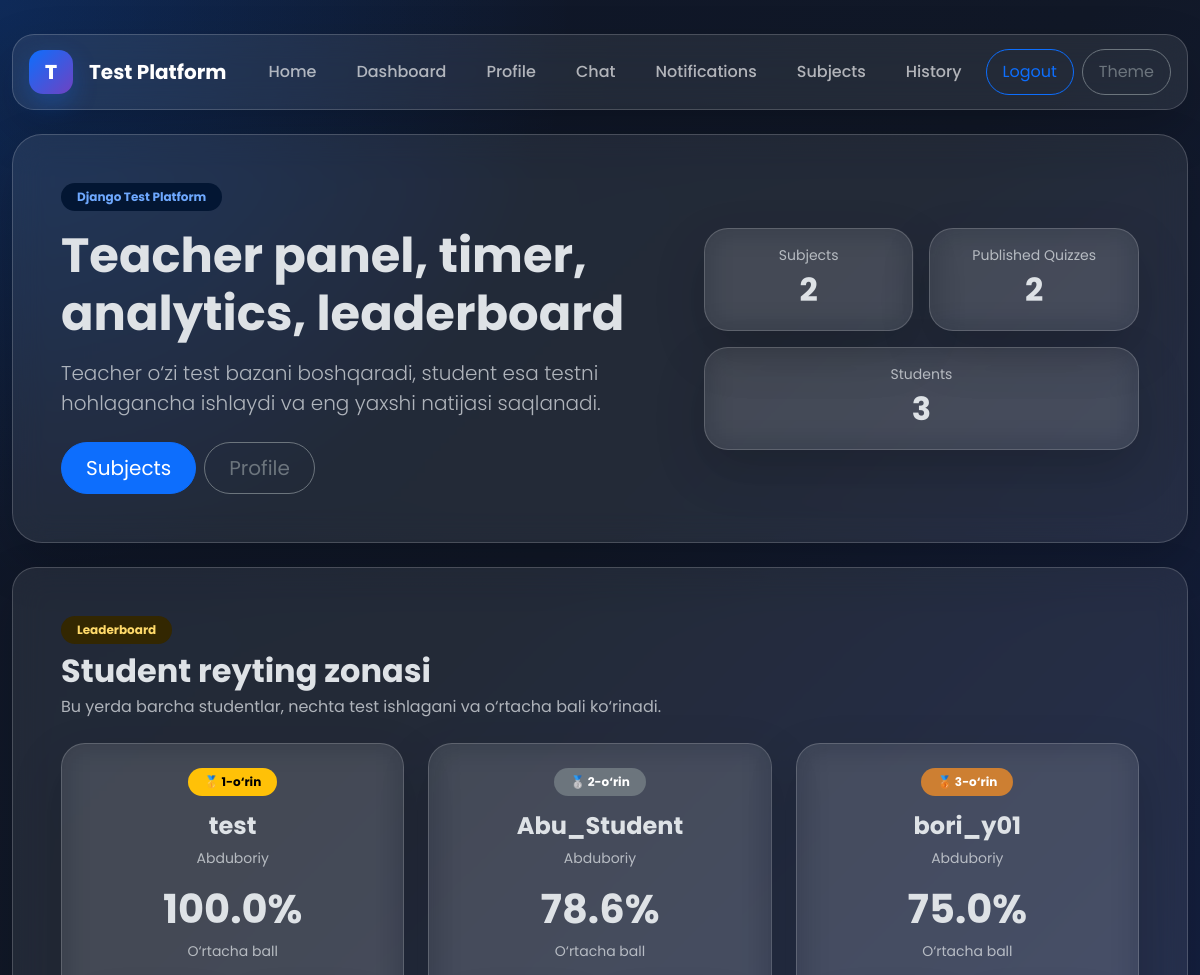
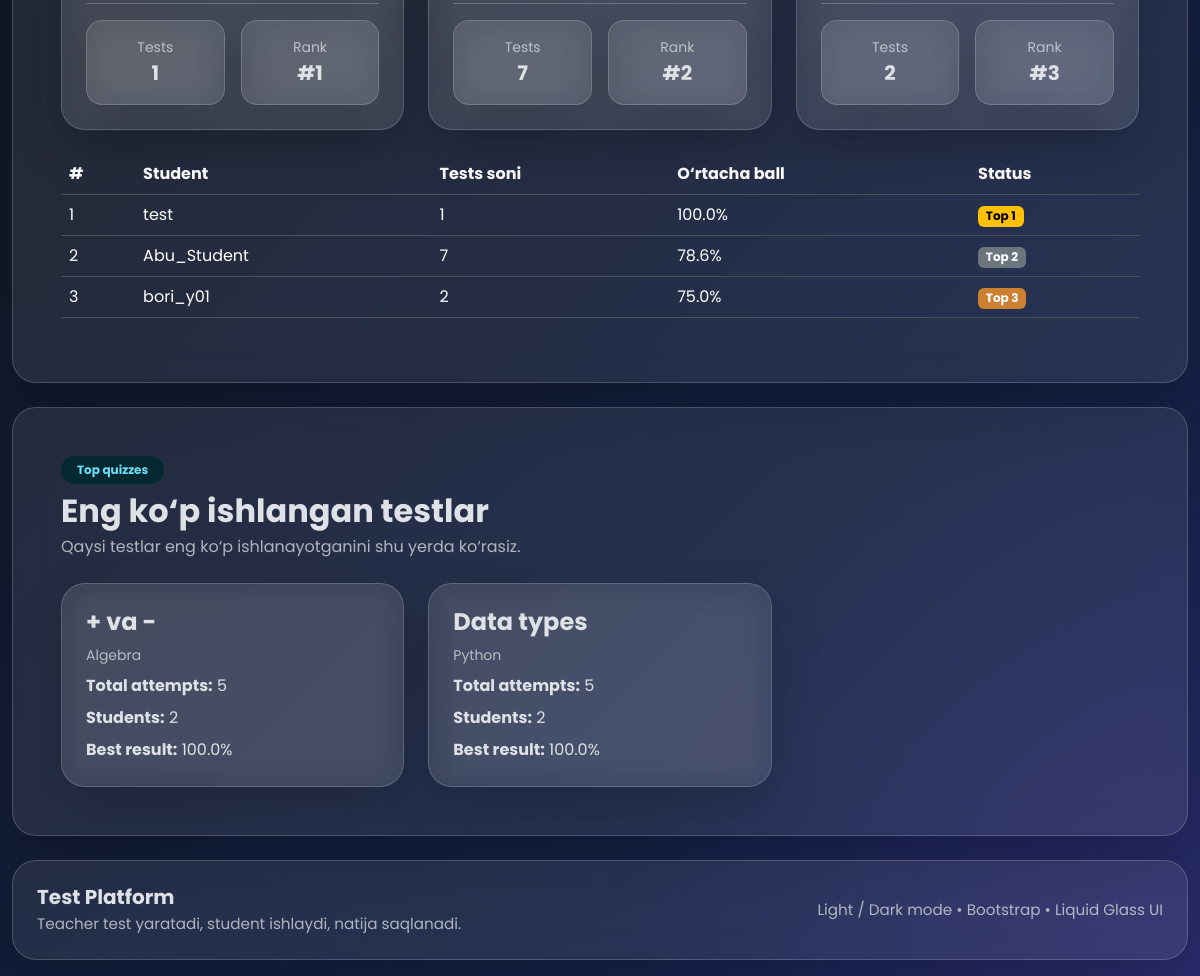
Screenshot of / (signed in) with the database file from the repository (2 pictures, top to bottom).
### accounts/models.py (models this page shows, shortened)
class User(AbstractUser):
    ROLE_CHOICES = (
        ('teacher', 'Teacher'),
        ('student', 'Student'),
    )
    role = models.CharField(
        max_length=20,
        choices=ROLE_CHOICES,
        default='student'
    )
    avatar = models.ImageField(
        upload_to='avatars/',
        blank=True,
        null=True
    )
    birth_date = models.DateField(
        blank=True,
        null=True
    )
    telegram_username = models.CharField(
        max_length=100,
        blank=True,
        null=True,
        help_text="Masalan: @username"
    )
    telegram_id = models.CharField(
        max_length=50,
        blank=True,
        null=True,
        help_text="Telegram chat ID (bot ishlashi uchun kerak)"
    )
    instagram = models.CharField(
        max_length=255,
        blank=True,
        null=True
    )
    bio = models.TextField(
        blank=True,
        null=True
    )

### quiz/models.py (models this page shows, shortened)
class Quiz(models.Model):
    STATUS_CHOICES = (
        ('draft', 'Draft'),
        ('published', 'Published'),
        ('archived', 'Archived'),
    )
    DIFFICULTY_CHOICES = (
        ('easy', 'Easy'),
        ('medium', 'Medium'),
        ('hard', 'Hard'),
    )
    subject = models.ForeignKey(Subject, on_delete=models.CASCADE, related_name='quizzes')
    title = models.CharField(max_length=255)
    description = models.TextField(blank=True, null=True)
    duration_minutes = models.PositiveIntegerField(default=10)
    pass_percentage = models.PositiveIntegerField(default=60)
    status = models.CharField(max_length=20, choices=STATUS_CHOICES, default='draft')
    difficulty = models.CharField(max_length=20, choices=DIFFICULTY_CHOICES, default='medium')
    randomize_questions = models.BooleanField(default=False)
    randomize_choices = models.BooleanField(default=False)
    created_by = models.ForeignKey(
        settings.AUTH_USER_MODEL,
        on_delete=models.CASCADE,
        related_name='teacher_quizzes'
    )
    created_at = models.DateTimeField(auto_now_add=True)
    class Meta:
        ordering = ['-created_at']

class Subject(models.Model):
    name = models.CharField(max_length=255)
    description = models.TextField(blank=True, null=True)
    created_by = models.ForeignKey(
        settings.AUTH_USER_MODEL,
        on_delete=models.CASCADE,
        related_name='teacher_subjects'
    )
    created_at = models.DateTimeField(auto_now_add=True)
    class Meta:
        ordering = ['-created_at']

### quiz/views.py (the view)
# urls.py: path("", home_view, name="home"),
def home_view(request):
    subjects_count = Subject.objects.count()
    quizzes_count = Quiz.objects.filter(status="published").count()
    students_count = User.objects.filter(role="student").count()
    leaderboard_students = User.objects.filter(role="student").annotate(
        completed_tests=Count(
            "attempts",
            filter=Q(attempts__is_completed=True),
            distinct=True,
        ),
        avg_percentage=Coalesce(
            Avg("attempts__percentage", filter=Q(attempts__is_completed=True)),
            Value(0.0),
            output_field=FloatField(),
        ),
    ).order_by("-avg_percentage", "-completed_tests", "username")
    leaderboard_students = list(leaderboard_students)
    top_students = leaderboard_students[:3]
    other_students = leaderboard_students[3:]
    most_attempted_quizzes = (
        Quiz.objects.annotate(
            total_attempts=Count("attempts", filter=Q(attempts__is_completed=True)),
            unique_students=Count(
                "attempts__student",
                filter=Q(attempts__is_completed=True),
                distinct=True,
            ),
            best_result=Coalesce(
                Max("attempts__percentage", filter=Q(attempts__is_completed=True)),
                Value(0.0),
                output_field=FloatField(),
            ),
        )
        .filter(total_attempts__gt=0)
        .order_by("-total_attempts", "-unique_students", "title")[:6]
    )
    return render(
        request,
        "home.html",
        {
            "subjects_count": subjects_count,
            "quizzes_count": quizzes_count,
            "students_count": students_count,
            "top_students": top_students,
            "other_students": other_students,
            "most_attempted_quizzes": most_attempted_quizzes,
        },
    )

### templates/home.html (shortened to what this page needs)
{% extends 'base.html' %}
{% block content %}
<div class="glass hero-card p-4 p-lg-5 mb-4">
    <div class="row align-items-center g-4">
        <div class="col-lg-7">
            <span class="badge bg-primary-subtle text-primary-emphasis rounded-pill px-3 py-2 mb-3">
                Django Test Platform
            </span>
            <h1 class="display-5 fw-bold mb-3">
                Teacher panel, timer, analytics, leaderboard
            </h1>
            <p class="lead opacity-75 mb-4">
                Teacher o‘zi test bazani boshqaradi, student esa testni hohlagancha ishlaydi va
                eng yaxshi natijasi saqlanadi.
            </p>
            <div class="d-flex flex-wrap gap-2">
                {% if not request.user.is_authenticated %}
                    <a href="/accounts/register/" class="btn btn-primary btn-lg rounded-pill px-4">
                        Boshlash
                    </a>
                    <a href="/accounts/login/" class="btn btn-outline-light btn-lg rounded-pill px-4">
                        Login
                    </a>
                {% elif request.user.role == 'student' %}
                    <a href="/quiz/subjects/" class="btn btn-primary btn-lg rounded-pill px-4">
                        Subjects
                    </a>
                    <a href="/accounts/profile/" class="btn btn-outline-secondary btn-lg rounded-pill px-4">
                        Profile
                    </a>
                {% endif %}
            </div>
        </div>
        <div class="col-lg-5">
            <div class="row g-3">
                <div class="col-6">
                    <div class="glass main-card p-3 text-center h-100">
                        <div class="small opacity-75">Subjects</div>
                        <div class="fs-2 fw-bold">{{ subjects_count }}</div>
                    </div>
                </div>
                <div class="col-6">
                    <div class="glass main-card p-3 text-center h-100">
                        <div class="small opacity-75">Published Quizzes</div>
                        <div class="fs-2 fw-bold">{{ quizzes_count }}</div>
                    </div>
                </div>
                <div class="col-12">
                    <div class="glass main-card p-3 text-center h-100">
                        <div class="small opacity-75">Students</div>
                        <div class="fs-2 fw-bold">{{ students_count }}</div>
                    </div>
                </div>
            </div>
        </div>
    </div>
</div>
<div class="glass main-card p-4 p-lg-5 mb-4">
    <div class="d-flex justify-content-between align-items-center flex-wrap gap-3 mb-4">
        <div>
            <span class="badge bg-warning-subtle text-warning-emphasis rounded-pill px-3 py-2 mb-2">
                Leaderboard
            </span>
            <h2 class="fw-bold mb-1">Student reyting zonasi</h2>
            <p class="opacity-75 mb-0">
                Bu yerda barcha studentlar, nechta test ishlagani va o‘rtacha bali ko‘rinadi.
            </p>
        </div>
    </div>
    <div class="row g-4 mb-4">
        {% for student in top_students %}
            <div class="col-lg-4">
                <div class="glass main-card p-4 h-100 text-center">
                    <div class="mb-3">
                        {% if forloop.counter == 1 %}
                            <span class="badge text-bg-warning rounded-pill px-3 py-2">🥇 1-o‘rin</span>
                        {% elif forloop.counter == 2 %}
                            <span class="badge text-bg-secondary rounded-pill px-3 py-2">🥈 2-o‘rin</span>
                        {% else %}
                            <span class="badge rounded-pill px-3 py-2" style="background:#cd7f32; color:white;">
                                🥉 3-o‘rin
                            </span>
                        {% endif %}
                    </div>
                    <h4 class="fw-bold mb-2">{{ student.username }}</h4>
                    <div class="small opacity-75 mb-3">{{ student.first_name|default:"Student" }}</div>
                    <div class="display-6 fw-bold mb-2">{{ student.avg_percentage|floatformat:1 }}%</div>
                    <div class="small opacity-75">O‘rtacha ball</div>
                    <hr>
                    <div class="row g-3 text-center">
                        <div class="col-6">
                            <div class="glass rounded-4 p-3">
                                <div class="small opacity-75">Tests</div>
                                <div class="fw-bold fs-5">{{ student.completed_tests }}</div>
                            </div>
                        </div>
                        <div class="col-6">
                            <div class="glass rounded-4 p-3">
                                <div class="small opacity-75">Rank</div>
                                <div class="fw-bold fs-5">#{{ forloop.counter }}</div>
                            </div>
                        </div>
                    </div>
                </div>
            </div>
        {% empty %}
            <div class="col-12">
                <div class="alert alert-info rounded-4 mb-0">Hali studentlar yo‘q.</div>
            </div>
        {% endfor %}
    </div>
    <div class="table-responsive">
        <table class="table align-middle">
            <thead>
                <tr>
                    <th>#</th>
                    <th>Student</th>
                    <th>Tests soni</th>
                    <th>O‘rtacha ball</th>
                    <th>Status</th>
                </tr>
            </thead>
            <tbody>
                {% for student in top_students %}
                    <tr>
                        <td>{{ forloop.counter }}</td>
                        <td>{{ student.username }}</td>
                        <td>{{ student.completed_tests }}</td>
                        <td>{{ student.avg_percentage|floatformat:1 }}%</td>
                        <td>
                            {% if forloop.counter == 1 %}
                                <span class="badge text-bg-warning">Top 1</span>
                            {% elif forloop.counter == 2 %}
                                <span class="badge text-bg-secondary">Top 2</span>
                            {% else %}
                                <span class="badge" style="background:#cd7f32; color:white;">Top 3</span>
                            {% endif %}
                        </td>
                    </tr>
                {% endfor %}
            </tbody>
        </table>
    </div>
</div>
<div class="glass main-card p-4 p-lg-5">
    <div class="d-flex justify-content-between align-items-center flex-wrap gap-3 mb-4">
        <div>
            <span class="badge bg-info-subtle text-info-emphasis rounded-pill px-3 py-2 mb-2">
                Top quizzes
            </span>
            <h2 class="fw-bold mb-1">Eng ko‘p ishlangan testlar</h2>
            <p class="opacity-75 mb-0">
                Qaysi testlar eng ko‘p ishlanayotganini shu yerda ko‘rasiz.
            </p>
        </div>
    </div>
    <div class="row g-4">
        {% for quiz in most_attempted_quizzes %}
            <div class="col-lg-4 col-md-6">
                <div class="glass main-card p-4 h-100">
                    <h4 class="fw-bold">{{ quiz.title }}</h4>
                    <div class="small opacity-75 mb-2">{{ quiz.subject.name }}</div>
                    <div class="mb-2">
                        <strong>Total attempts:</strong> {{ quiz.total_attempts }}
                    </div>
                    <div class="mb-2">
                        <strong>Students:</strong> {{ quiz.unique_students }}
                    </div>
                    <div>
                        <strong>Best result:</strong> {{ quiz.best_result|floatformat:1 }}%
                    </div>
                </div>
            </div>
        {% empty %}
            <div class="col-12">
                <div class="alert alert-info rounded-4">Hali ishlangan testlar yo‘q.</div>
            </div>
        {% endfor %}
    </div>
</div>
{% endblock %}

### templates/base.html (style rules this page uses)
:root { --glass-bg: rgba(255, 255, 255, 0.08); --glass-bg-strong: rgba(255, 255, 255, 0.12); --glass-border: rgba(255, 255, 255, 0.18); --glass-shadow: 0 20px 50px rgba(0, 0, 0, 0.18); --dark-bg-1: #0f172a; --dark-bg-2: #111827; --dark-bg-3: #172554; --light-bg-1: #f5f7ff; --light-bg-2: #eef3ff; --light-bg-3: #f9fbff; }
* { box-sizing: border-box; }
html, body { min-height: 100%; }
body { font-family: 'Poppins', sans-serif; background: radial-gradient(circle at top left, rgba(13, 110, 253, 0.22), transparent 25%), radial-gradient(circle at bottom right, rgba(111, 66, 193, 0.22), transparent 25%), linear-gradient(135deg, var(--dark-bg-1), var(--dark-bg-2) 35%, var(--dark-bg-3) 100%); background-attachment: fixed; transition: background .25s ease, color .25s ease; }
.glass { background: var(--glass-bg); border: 1px solid var(--glass-border); backdrop-filter: blur(16px); -webkit-backdrop-filter: blur(16px); box-shadow: var(--glass-shadow); }
.main-card { border-radius: 24px; }
.hero-card { border-radius: 30px; }
.table { --bs-table-bg: transparent; }
.btn.rounded-pill { padding-top: 10px; padding-bottom: 10px; }

### rows the page displays
User: shows "🥇 1-o‘rin", username "test", first_name "Abduboriy", avg_percentage "100.0", completed_tests "1", shows "Top 1"
User: shows "🥈 2-o‘rin", username "Abu_Student", first_name "Abduboriy", avg_percentage "78.6", completed_tests "7", shows "Top 2"
User: shows "🥉 3-o‘rin", username "bori_y01", first_name "Abduboriy", avg_percentage "75.0", completed_tests "2", shows "Top 3"
Quiz: title "+ va -", subject.name "Algebra", total_attempts "5", unique_students "2", best_result "100.0"
Quiz: title "Data types", subject.name "Python", total_attempts "5", unique_students "2", best_result "100.0"

### other values shown
{{ subjects_count }} "2"
{{ quizzes_count }} "2"
{{ students_count }} "3"
